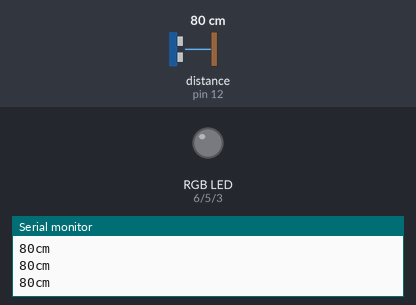
Simulated run of this sketch. Board: Arduino Uno, built with avr-gcc and run on an emulated ATmega328P. Shown: an RGB LED mixed from three pins (HIGH = lit), the last lines printed to the serial monitor. Dashed ring = blinking. Inputs (shaded band) come from the test bench; at power-on: distance to the obstacle (sensor on pin 12) 80 cm. The echo pulse lasts 58.3 µs per cm.

Above: at 1.4 s.
1.5 s: distance to the obstacle (sensor on pin 12) set to 26 cm
3.0 s: distance to the obstacle (sensor on pin 12) set to 22 cm
At 3.18 s:
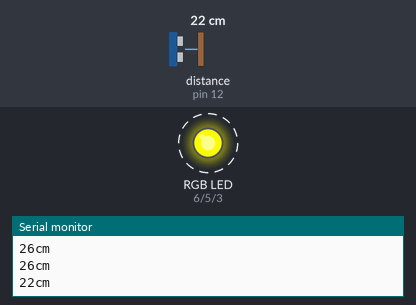
6.0 s: distance to the obstacle (sensor on pin 12) set to 250 cm
At 6.6 s:
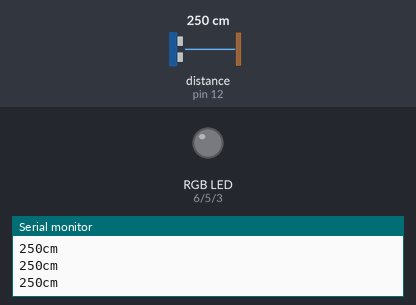
Timing chart, 0 to 9.0 s (numbered marks = the images above; inputs shaded):
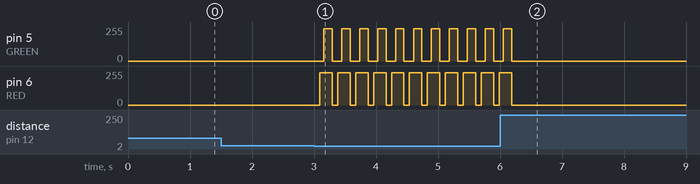

The sketch:

GLT.ino
```cpp
#include "SR04.h"
#define TRIG_PIN 12
#define ECHO_PIN 11
#define BLUE 3
#define GREEN 5
#define RED 6
#define delayTime 250// fading time between colors
SR04 sr04 = SR04(ECHO_PIN,TRIG_PIN);
long a;
int redValue;
int greenValue;
int blueValue;

void setup() {
   Serial.begin(9600);
   delay(250);
   pinMode(RED, OUTPUT);
pinMode(GREEN, OUTPUT);
pinMode(BLUE, OUTPUT);
digitalWrite(RED,LOW);
digitalWrite(GREEN, LOW);
digitalWrite(BLUE, LOW);
}


void loop() {
   a=sr04.Distance();
   Serial.print(a);
   Serial.println("cm");
   if ((1 < a) & (a < 25)) {

redValue = 255; // choose a value between 1 and 255 to change the color.
greenValue = 0;
blueValue = 0;

// this is unnecessary as we've either turned on RED in SETUP
// or in the previous loop ... regardless, this turns RED off
// analogWrite(RED, 0);
// delay(1000);

for(int i = 0; i < 255; i += 20) // fades out red bring green full when i=255
{
redValue -= 1;
greenValue += 1;
// The following was reversed, counting in the wrong directions
// analogWrite(RED, 255 - redValue);
// analogWrite(GREEN, 255 - greenValue);
analogWrite(RED, redValue);
analogWrite(GREEN, greenValue);
delay(5);
}

redValue = 0;
greenValue = 255;
blueValue = 0;

for(int i = 0; i < 255; i += 20) // fades out green bring blue full when i=255
{
greenValue -= 1;
blueValue += 1;
// The following was reversed, counting in the wrong directions
// analogWrite(GREEN, 255 - greenValue);
// analogWrite(BLUE, 255 - blueValue);
analogWrite(GREEN, greenValue);
analogWrite(BLUE, blueValue);
delay(5);
}

redValue = 0;
greenValue = 0;
blueValue = 255;

for(int i = 0; i < 255; i += 10) // fades out blue bring red full when i=255
{
// The following code has been rearranged to match the other two similar sections
blueValue -= 1;
redValue += 1;
// The following was reversed, counting in the wrong directions
// analogWrite(BLUE, 255 - blueValue);
// analogWrite(RED, 255 - redValue);
analogWrite(BLUE, blueValue);
analogWrite(RED, redValue);
delay(5);
}
digitalWrite(RED,LOW);
digitalWrite(GREEN, LOW);
digitalWrite(BLUE, LOW);   }
   delay(1);
}
```

Measured:
- the behaviour switches between 25 and 24 cm on distance to the obstacle (sensor on pin 12) (found by bisection; images 0 and 1)
- after the input at 3.0 s, pin 5 (GREEN): alternates 242/255 for 0.14 s and 0/255 for 0.15 s, starting after 0.16 s; pin 6 (RED): alternates 242/255 for 0.20 s and 0/255 for 0.09 s, starting after 0.09 s
- after the input at 6.0 s, pin 5 (GREEN), pin 6 (RED): goes on until 6.2 s, then stays 0/255
